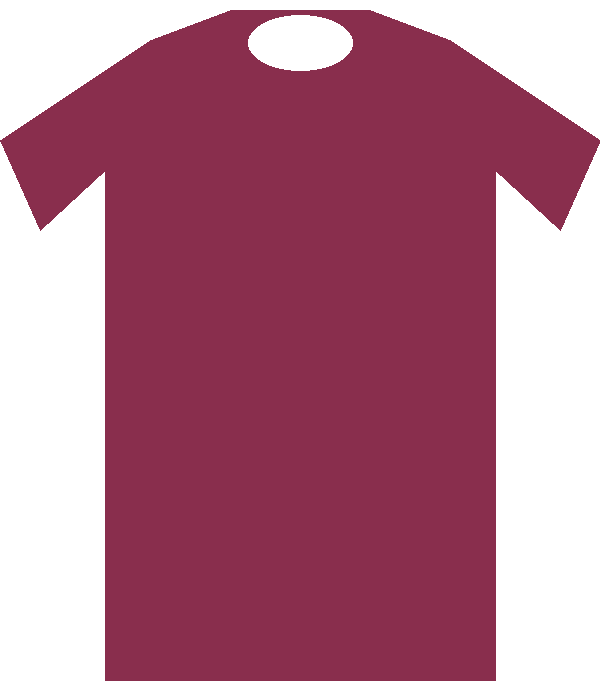
#> input picture mirroria-mobile/assets/images/ar-test-garments/shirt-wine.png, 600 x 700 px
$ python -i recorte.py   (imports and definitions only)
#> lines starting #> are read from the running program, lines starting #| are printed output that depends on the picture; after the words box and inside, x2 and y2 are one past the last pixel; in counts of white or black regions, pixels touching at a corner belong together
# -*- coding: utf-8 -*-
"""Convierte la salida del modelo (prenda sobre fondo croma) en un PNG con
alfa, normalizado a la convencion de anclaje que ya usa el movil.

El modelo devuelve JPEG, no PNG: el fondo viene con compresion, asi que el
umbral tiene degrade y hace falta despill en el borde. No son adornos.
"""
import math
import sys

import numpy as np
from PIL import Image

# La linea de anclaje cae al 65% del ancho y al 24% de la altura
# (STANDARD_GARMENT_ANCHOR del movil).
FRACCION_ANCHO = 0.65
FRACCION_ALTO = 0.24


# [51 lines left out: functions _dilatar, quitar_croma, not called in this run]


def _fila_mas_ancha_tercio_superior(alfa):
    """(y, centro_x, ancho), en px, de la fila mas ancha del tercio
    superior de la zona opaca de `alfa` (array 2D, valores en [0, 1]).

    En una prenda de arriba eso es la linea de hombros; en una falda o un
    pantalon, la cintura, que es justo donde hay que colgarla. La usan
    tanto `linea_de_anclaje` como `normalizar`, para no medir lo mismo
    con dos criterios que se puedan desincronizar.
    """
    filas_con_prenda = np.where(alfa.max(axis=1) > 0.5)[0]
    if len(filas_con_prenda) == 0:
        raise ValueError("la imagen quedo vacia: no hay prenda que medir")

    arriba = filas_con_prenda[0]
    abajo = filas_con_prenda[-1]
    hasta = arriba + max(1, int((abajo - arriba) * 0.33))

    mejor_ancho, mejor_centro, mejor_y = 0.0, alfa.shape[1] / 2, float(arriba)
    for y in range(arriba, hasta):
        columnas = np.where(alfa[y] > 0.5)[0]
        if len(columnas) < 2:
            continue
        ancho = float(columnas[-1] - columnas[0])
        if ancho > mejor_ancho:
            mejor_ancho = ancho
            mejor_centro = float(columnas[0] + columnas[-1]) / 2
            mejor_y = float(y)
    return mejor_y, mejor_centro, mejor_ancho


# [5 lines left out: function linea_de_anclaje, not called in this run]


def _lado_sin_recorte(fraccion, antes, despues):
    """Lado minimo (px) de un lienzo para que un punto que cae a `antes`
    px de un extremo de la imagen de origen (y `despues` px del otro)
    quede exactamente a `fraccion` del lienzo sin que nada se salga.

    Si el punto no esta centrado en su propia imagen, alguno de los dos
    lados manda: el que pida mas espacio segun su fraccion."""
    return max(antes / fraccion, despues / (1 - fraccion))


def normalizar(imagen_rgba, lado_mayor=800):
    """Recorta al contenido y encuadra para que la linea de anclaje caiga
    donde manda la convencion, rellenando con transparencia."""
    imagen_rgba = imagen_rgba.crop(imagen_rgba.getbbox())
    alfa = np.asarray(imagen_rgba.split()[-1]).astype(float) / 255
    y_linea, centro_x, ancho_linea = _fila_mas_ancha_tercio_superior(alfa)
    if ancho_linea <= 0:
        raise ValueError("no se pudo medir la linea de anclaje")

    # El lienzo se dimensiona para que `ancho_linea` sea el 65% de su
    # ancho... pero si la prenda es asimetrica (su contenido no esta
    # centrado respecto de la linea de anclaje), ese ancho puede no
    # alcanzar para que entre todo sin recortar nada. En ese caso se
    # agranda el lienzo lo necesario en vez de recortar el offset: un
    # `max(destino, 0)` tapaba esto en silencio y corria la linea del
    # 65%/24% sin ningun aviso.
    ancho_por_convencion = ancho_linea / FRACCION_ANCHO
    ancho_sin_recorte = _lado_sin_recorte(0.5, centro_x, imagen_rgba.width - centro_x)
    ancho_lienzo = int(math.ceil(max(ancho_por_convencion, ancho_sin_recorte)))

    # Cuando manda `ancho_sin_recorte`, el lienzo queda MAS ancho que el que
    # pide la convencion y la linea de anclaje deja de medir el 65% del
    # ancho: sigue centrada y a la altura correcta, pero el probador, que
    # escala la prenda dividiendo por esa fraccion, la dibujaria mas angosta
    # que los hombros de la clienta. No es un error (recortar la prenda
    # seria peor), pero antes pasaba en silencio.
    if ancho_sin_recorte > ancho_por_convencion:
        fraccion_real = ancho_linea / ancho_lienzo
        print(
            f"aviso: prenda asimetrica: el lienzo se ensancho de "
            f"{int(math.ceil(ancho_por_convencion))} a {ancho_lienzo} px para no recortarla, "
            f"asi que la linea de anclaje queda en {fraccion_real:.3f} del ancho "
            f"y no en {FRACCION_ANCHO}",
            file=sys.stderr,
        )

    alto_lienzo = int(math.ceil(
        _lado_sin_recorte(FRACCION_ALTO, y_linea, imagen_rgba.height - y_linea)
    ))

    lienzo = Image.new("RGBA", (ancho_lienzo, alto_lienzo), (0, 0, 0, 0))
    destino_x = int(round(ancho_lienzo * 0.5 - centro_x))
    destino_y = int(round(alto_lienzo * FRACCION_ALTO - y_linea))
    # El calculo de arriba ya garantiza offsets >= 0; el max() que sigue
    # es solo para el redondeo al borde, no una segunda linea de defensa
    # contra la asimetria (esa la resuelve el tamano del lienzo).
    lienzo.alpha_composite(imagen_rgba, (max(destino_x, 0), max(destino_y, 0)))

    if max(lienzo.size) > lado_mayor:
        escala = lado_mayor / max(lienzo.size)
        lienzo = lienzo.resize(
            (max(1, int(lienzo.width * escala)), max(1, int(lienzo.height * escala))),
            Image.LANCZOS,
        )
    return lienzo

>>> from PIL import Image
>>> picture = Image.open('../../mirroria-mobile/assets/images/ar-test-garments/shirt-wine.png')
#> picture is the input picture: PIL image 600x700 RGBA; mean R, G, B, A 81.6, 18.6, 39.9, 151.1
>>> result = normalizar(picture)
#> in normalizar, `imagen_rgba = imagen_rgba.crop(imagen_rgba.getbbox())`:
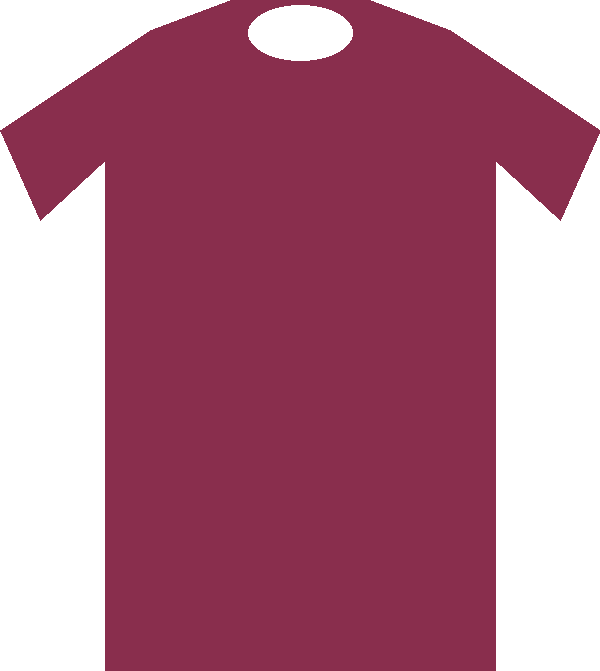
#> imagen_rgba: PIL image 600x671 RGBA; mean R, G, B, A 85.2, 19.4, 41.6, 157.6; transparent parts drawn white
#> in normalizar, `alfa = np.asarray(imagen_rgba.split()[-1]).astype(float) / 255`:
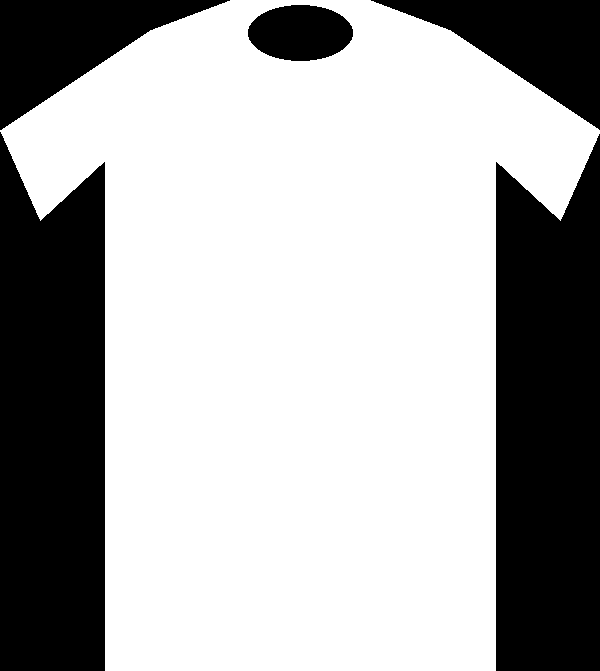
#> alfa: shape (671, 600) float64; values 0 (black) and 0.922 (white), 67.1% white; 5 black regions, box (x1, y1, x2, y2) and area: (0, 132, 105, 671) 50995, (496, 134, 600, 671) 50456, (0, 0, 230, 130) 13340, (371, 0, 600, 130) 13210, (248, 5, 353, 61) 4608
#> in _fila_mas_ancha_tercio_superior, `filas_con_prenda = np.where(alfa.max(axis=1) > 0.5)[0]`: filas_con_prenda = 671 values from 0 to 670
#> in _fila_mas_ancha_tercio_superior, `arriba = filas_con_prenda[0]`: arriba = 0
#> in _fila_mas_ancha_tercio_superior, `abajo = filas_con_prenda[-1]`: abajo = 670
#> in _fila_mas_ancha_tercio_superior, `hasta = arriba + max(1, int((abajo - arriba) * 0.33))`: hasta = 221
#> in _fila_mas_ancha_tercio_superior, `mejor_ancho, mejor_centro, mejor_y = 0.0, alfa.shape[1] / 2, float(arr..`: mejor_ancho = 0; mejor_centro = 300; mejor_y = 0
#> the loop in _fila_mas_ancha_tercio_superior, `for y in range(arriba, hasta):` made 221 passes
#> (ancho, mejor_ancho) on passes 1 to 12: (140, 140), (146, 146), (150, 150), (156, 156), (162, 162), (166, 166), (172, 172), (178, 178), (182, 182), (188, 188), (194, 194), (198, 198)
#> after the loop in _fila_mas_ancha_tercio_superior, `for y in range(arriba, hasta):`: mejor_ancho = 599; mejor_centro = 299.5; mejor_y = 130
#> in normalizar, `y_linea, centro_x, ancho_linea = _fila_mas_ancha_tercio_superior(alfa)`: centro_x = 299.5; ancho_linea = 599
#> in normalizar, `ancho_por_convencion = ancho_linea / FRACCION_ANCHO`: ancho_por_convencion = 921.5
#> in normalizar, `ancho_sin_recorte = _lado_sin_recorte(0.5, centro_x, imagen_rgba.width..`: ancho_sin_recorte = 601
#> in normalizar, `ancho_lienzo = int(math.ceil(max(ancho_por_convencion, ancho_sin_recor..`: ancho_lienzo = 922
#> in normalizar, `alto_lienzo = int(math.ceil( _lado_sin_recorte(FRACCION_ALTO, y_linea,..`: alto_lienzo = 712
#> in normalizar, `lienzo = Image.new("RGBA", (ancho_lienzo, alto_lienzo), (0, 0, 0, 0))`: lienzo: PIL image 922x712 RGBA; every value is 0
#> in normalizar, `destino_x = int(round(ancho_lienzo * 0.5 - centro_x))`: destino_x = 162
#> in normalizar, `destino_y = int(round(alto_lienzo * FRACCION_ALTO - y_linea))`: destino_y = 41
#> in normalizar, `lienzo.alpha_composite(imagen_rgba, (max(destino_x, 0), max(destino_y,..`:
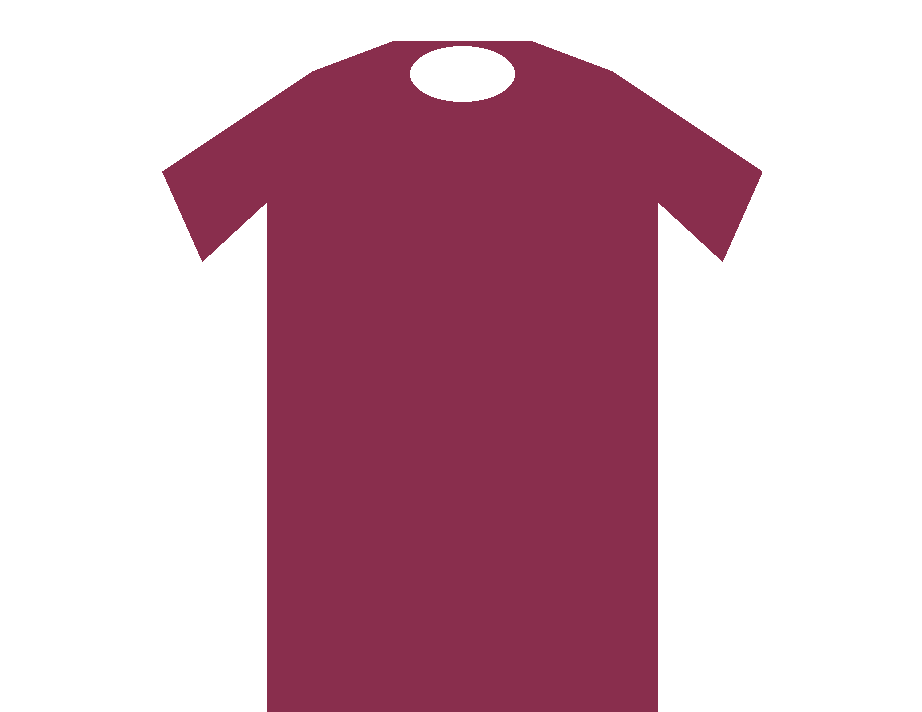
#> lienzo: PIL image 922x712 RGBA; mean R, G, B, A 52.2, 11.9, 25.5, 96.7; transparent parts drawn white
